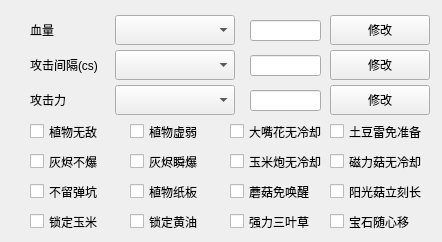
    <widget class="QWidget" name="tab_5">
     <attribute name="title">
      <string>植物</string>
     </attribute>
     <widget class="QLabel" name="label_23">
      <property name="geometry">
       <rect>
        <x>30</x>
        <y>20</y>
        <width>26</width>
        <height>19</height>
       </rect>
      </property>
      <property name="text">
       <string>血量</string>
      </property>
     </widget>
     <widget class="QPushButton" name="ModifyPlantHP">
      <property name="geometry">
       <rect>
        <x>330</x>
        <y>15</y>
        <width>100</width>
        <height>30</height>
       </rect>
      </property>
      <property name="text">
       <string>修改</string>
      </property>
      <property name="autoDefault">
       <bool>false</bool>
      </property>
     </widget>
     <widget class="QComboBox" name="PlantHPType">
      <property name="geometry">
       <rect>
        <x>115</x>
        <y>15</y>
        <width>120</width>
        <height>30</height>
       </rect>
      </property>
     </widget>
     <widget class="QLabel" name="label_24">
      <property name="geometry">
       <rect>
        <x>30</x>
        <y>55</y>
        <width>74</width>
        <height>19</height>
       </rect>
      </property>
      <property name="text">
       <string>攻击间隔(cs)</string>
      </property>
     </widget>
     <widget class="QPushButton" name="ModifyPlantAttackInterval">
      <property name="geometry">
       <rect>
        <x>330</x>
        <y>50</y>
        <width>100</width>
        <height>30</height>
       </rect>
      </property>
      <property name="text">
       <string>修改</string>
      </property>
     </widget>
     <widget class="QComboBox" name="PlantAttackIntervalType">
      <property name="geometry">
       <rect>
        <x>115</x>
        <y>50</y>
        <width>120</width>
        <height>30</height>
       </rect>
      </property>
      <property name="currentIndex">
       <number>-1</number>
      </property>
     </widget>
     <widget class="QLineEdit" name="PlantAttackInterval">
      <property name="geometry">
       <rect>
        <x>250</x>
        <y>55</y>
        <width>71</width>
        <height>21</height>
       </rect>
      </property>
      <property name="inputMethodHints">
       <set>Qt::ImhDigitsOnly</set>
      </property>
      <property name="text">
       <string/>
      </property>
      <property name="alignment">
       <set>Qt::AlignRight|Qt::AlignTrailing|Qt::AlignVCenter</set>
      </property>
     </widget>
     <widget class="QLineEdit" name="PlantHP">
      <property name="geometry">
       <rect>
        <x>250</x>
        <y>20</y>
        <width>71</width>
        <height>21</height>
       </rect>
      </property>
      <property name="inputMethodHints">
       <set>Qt::ImhDigitsOnly</set>
      </property>
      <property name="text">
       <string/>
      </property>
      <property name="alignment">
       <set>Qt::AlignRight|Qt::AlignTrailing|Qt::AlignVCenter</set>
      </property>
     </widget>
     <widget class="QLabel" name="label_25">
      <property name="geometry">
       <rect>
        <x>30</x>
        <y>90</y>
        <width>39</width>
        <height>19</height>
       </rect>
      </property>
      <property name="text">
       <string>攻击力</string>
      </property>
     </widget>
     <widget class="QPushButton" name="ModifyProjectileDamage">
      <property name="geometry">
       <rect>
        <x>330</x>
        <y>85</y>
        <width>100</width>
        <height>30</height>
       </rect>
      </property>
      <property name="text">
       <string>修改</string>
      </property>
     </widget>
     <widget class="QLineEdit" name="ProjectileDamage">
      <property name="geometry">
       <rect>
        <x>250</x>
        <y>90</y>
        <width>71</width>
        <height>21</height>
       </rect>
      </property>
      <property name="inputMethodHints">
       <set>Qt::ImhDigitsOnly</set>
      </property>
      <property name="text">
       <string/>
      </property>
      <property name="alignment">
       <set>Qt::AlignRight|Qt::AlignTrailing|Qt::AlignVCenter</set>
      </property>
     </widget>
     <widget class="QComboBox" name="ProjectileType">
      <property name="geometry">
       <rect>
        <x>115</x>
        <y>85</y>
        <width>120</width>
        <height>30</height>
       </rect>
      </property>
      <property name="currentIndex">
       <number>-1</number>
      </property>
     </widget>
     <widget class="QCheckBox" name="PlantWeak">
      <property name="geometry">
       <rect>
        <x>130</x>
        <y>120</y>
        <width>77</width>
        <height>23</height>
       </rect>
      </property>
      <property name="text">
       <string>植物虚弱</string>
      </property>
     </widget>
     <widget class="QCheckBox" name="PlantInvincible">
      <property name="geometry">
       <rect>
        <x>30</x>
        <y>120</y>
        <width>77</width>
        <height>23</height>
       </rect>
      </property>
      <property name="text">
       <string>植物无敌</string>
      </property>
     </widget>
     <widget class="QCheckBox" name="PotatoMineNoCD">
      <property name="geometry">
       <rect>
        <x>330</x>
        <y>120</y>
        <width>103</width>
        <height>23</height>
       </rect>
      </property>
      <property name="text">
       <string>土豆雷免准备</string>
      </property>
     </widget>
     <widget class="QCheckBox" name="ChomperNoCD">
      <property name="geometry">
       <rect>
        <x>230</x>
        <y>120</y>
        <width>103</width>
        <height>23</height>
       </rect>
      </property>
      <property name="text">
       <string>大嘴花无冷却</string>
      </property>
     </widget>
     <widget class="QCheckBox" name="BombInstantlyExplode">
      <property name="geometry">
       <rect>
        <x>130</x>
        <y>150</y>
        <width>77</width>
        <height>23</height>
       </rect>
      </property>
      <property name="text">
       <string>灰烬瞬爆</string>
      </property>
     </widget>
     <widget class="QCheckBox" name="CobCannonNoCD">
      <property name="geometry">
       <rect>
        <x>230</x>
        <y>150</y>
        <width>103</width>
        <height>23</height>
       </rect>
      </property>
      <property name="text">
       <string>玉米炮无冷却</string>
      </property>
     </widget>
     <widget class="QCheckBox" name="MagnetShroomNoCD">
      <property name="geometry">
       <rect>
        <x>330</x>
        <y>150</y>
        <width>103</width>
        <height>23</height>
       </rect>
      </property>
      <property name="text">
       <string>磁力菇无冷却</string>
      </property>
     </widget>
     <widget class="QCheckBox" name="BombNoExplode">
      <property name="geometry">
       <rect>
        <x>30</x>
        <y>150</y>
        <width>77</width>
        <height>23</height>
       </rect>
      </property>
      <property name="text">
       <string>灰烬不爆</string>
      </property>
     </widget>
     <widget class="QCheckBox" name="NoCrater">
      <property name="geometry">
       <rect>
        <x>30</x>
        <y>180</y>
        <width>77</width>
        <height>23</height>
       </rect>
      </property>
      <property name="text">
       <string>不留弹坑</string>
      </property>
     </widget>
     <widget class="QCheckBox" name="PlantBoard">
      <property name="geometry">
       <rect>
        <x>130</x>
        <y>180</y>
        <width>77</width>
        <height>23</height>
       </rect>
      </property>
      <property name="text">
       <string>植物纸板</string>
      </property>
     </widget>
     <widget class="QCheckBox" name="AlwaysKernal">
      <property name="geometry">
       <rect>
        <x>30</x>
        <y>210</y>
        <width>77</width>
        <height>23</height>
       </rect>
      </property>
      <property name="text">
       <string>锁定玉米</string>
      </property>
     </widget>
     <widget class="QCheckBox" name="AlwaysButter">
      <property name="geometry">
       <rect>
        <x>130</x>
        <y>210</y>
        <width>77</width>
        <height>23</height>
       </rect>
      </property>
      <property name="text">
       <string>锁定黄油</string>
      </property>
     </widget>
     <widget class="QCheckBox" name="MushroomAwake">
      <property name="geometry">
       <rect>
        <x>230</x>
        <y>180</y>
        <width>90</width>
        <height>23</height>
       </rect>
      </property>
      <property name="text">
       <string>蘑菇免唤醒</string>
      </property>
     </widget>
     <widget class="QCheckBox" name="SunShroomGrow">
      <property name="geometry">
       <rect>
        <x>330</x>
        <y>180</y>
        <width>103</width>
        <height>23</height>
       </rect>
      </property>
      <property name="text">
       <string>阳光菇立刻长</string>
      </property>
     </widget>
     <widget class="QCheckBox" name="StrongBlover">
      <property name="geometry">
       <rect>
        <x>230</x>
        <y>210</y>
        <width>90</width>
        <height>23</height>
       </rect>
      </property>
      <property name="text">
       <string>强力三叶草</string>
      </property>
     </widget>
     <widget class="QCheckBox" name="BeghouledFreelyMove">
      <property name="geometry">
       <rect>
        <x>330</x>
        <y>210</y>
        <width>90</width>
        <height>23</height>
       </rect>
      </property>
      <property name="text">
       <string>宝石随心移</string>
      </property>
     </widget>
    </widget>
